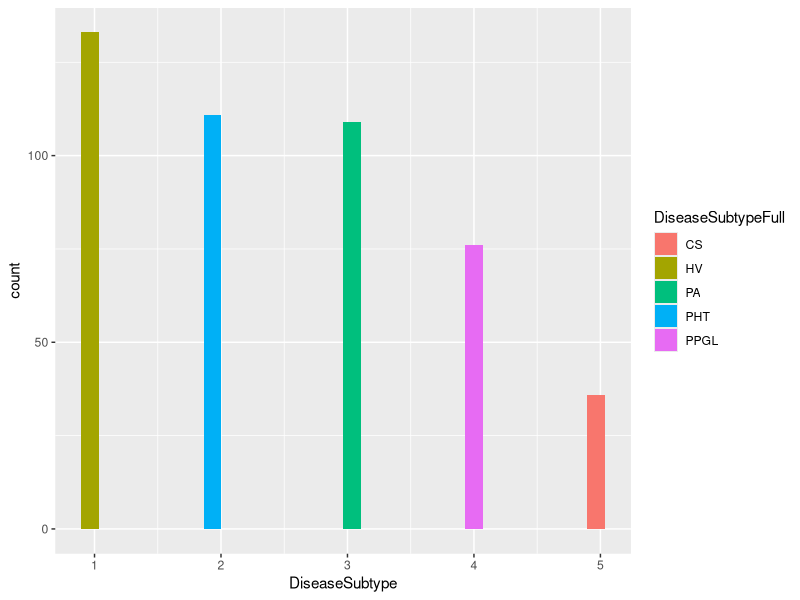
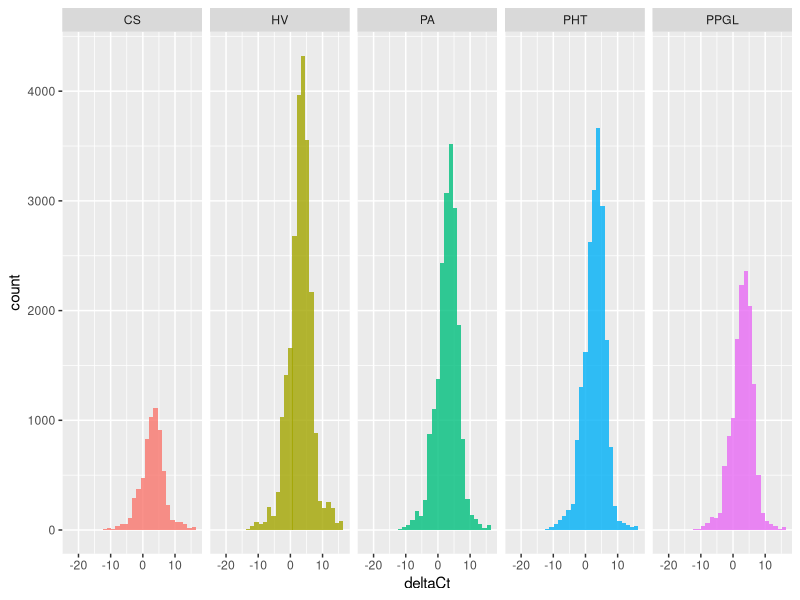
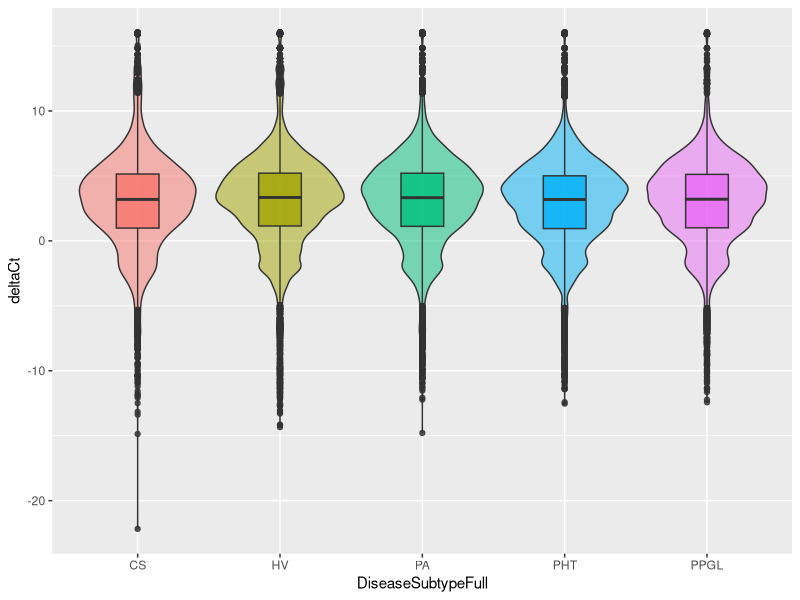

Source code (R) for these figures, in order: (Note: this script raises an error after producing the figures.)
## ---- chunk 1
knitr::opts_chunk$set(echo = TRUE)
## ---- chunk 2
library(tidyverse)
library(here)
## ---- chunk 3

data <- read_csv(here::here("data/TidyData.csv"))
metadata <- read_csv(here::here("data/MetaData.csv"))

## ---- chunk 4

long_data <- data |> 
  pivot_longer(cols = !c(DiseaseSubtype, DiseaseSubtypeFull, PseudoID), names_to = "mRNA", values_to = "deltaCt")

## ---- chunk 5
data |> 
  ggplot(aes(x = DiseaseSubtype, fill = DiseaseSubtypeFull))+
  geom_histogram()
## ---- chunk 6

 long_data |> 
  ggplot(aes(x = deltaCt, fill = DiseaseSubtypeFull))+
  geom_histogram(alpha = .8, position="identity", show.legend = F)+
  facet_grid(~DiseaseSubtypeFull)

## ---- chunk 7

 long_data |> 
  ggplot(aes(x = DiseaseSubtypeFull, y = deltaCt, fill = DiseaseSubtypeFull))+
  geom_violin(alpha = .5, show.legend = F) + 
  geom_boxplot(alpha = .8, width = .3, show.legend = F)

## ---- chunk 8

long_data

## ---- chunk 9
# ex_t <- select(em_scaled, -id) |> 
#   t() |> 
#   as_tibble(.name_repair = ~ em_scaled$id) |> 
#   mutate(sample = colnames(em_scaled)[-1])
## ---- chunk 10
pca <- ex_t |> 
  select(where(is.numeric)) |> 
  prcomp(scale = F, rank. = 10)

pca_fit <- pca |> 
  broom::augment(ex_t) |> 
  mutate(group = stringr::str_extract(sample, "([a-z_]+)_([0-9]+)", group = 1))

summary(pca)
## ---- chunk 11

pca <- data |> 
  select(-PseudoID, -starts_with("Disease")) |> 
  select(where(is.numeric)) |> 
  prcomp(scale = T, rank. = 50)
  
pca_fit <- pca |> 
  broom::augment(data)

pca_hull <- pca_fit |> 
  group_by(DiseaseSubtypeFull) |>  
  slice(chull(.fittedPC1, .fittedPC2))

summary(pca)
## ---- chunk 12

plot_pca_grid <- function(df, hull_df, group, size = 2, labels = c(), values = c()){
  
  legend_title <- dplyr::enexpr(group)
  
  df |> 
    ggplot(
      aes(x = .fittedPC1, y = .fittedPC2, colour = {{group}}, fill = {{group}})
    )+
    geom_point(size = size)+
    geom_vline(xintercept = 0)+
    geom_hline(yintercept = 0)+
    # stat_ellipse(geom = "polygon", level = 0.95, alpha = 0.2, show.legend = F)+
    geom_polygon(data = hull_df,
                 colour = NA, 
                 alpha = 0.3,
                 show.legend = FALSE)+
    scale_color_manual(paste0(legend_title), 
                       labels = labels,
                       values = values, 
                       guide = guide_legend(override.aes = list(size = 5, shape = 15, alpha = 1)))+
    guides(fill = "none")
}

format_pca_axes <- function(graph, pca_obj){
  
  var <- broom::tidy(pca_obj, matrix = "eigenvalues") |> 
    pull(percent)
  
  var <- round(var * 100, 2)
  
  graph +
    scale_x_continuous(paste0("PC 1 (", var[[1]], "%)"))+
    scale_y_continuous(paste0("PC 2 (", var[[2]], "%)"))
  
}

## ---- chunk 13

labels = c("HV", "PA", "CS", "PHT", "PPGL")
values = c("HV" = "#0f4c5c", "PA" = "#e36414", "CS" = "#fb8b24", "PHT" = "#9a031e", "PPGL" = "#5f0f40")
values = c("HV" = "#177e89", "PA" = "#084c61", "CS" = "#db3a34", "PHT" = "#ffc857", "PPGL" = "#323031")

.p1 <- pca_fit |>
  plot_pca_grid(
    hull_df = pca_hull,  
    group = DiseaseSubtypeFull, 
    labels = labels, 
    values = values)

format_pca_axes(.p1, pca)

